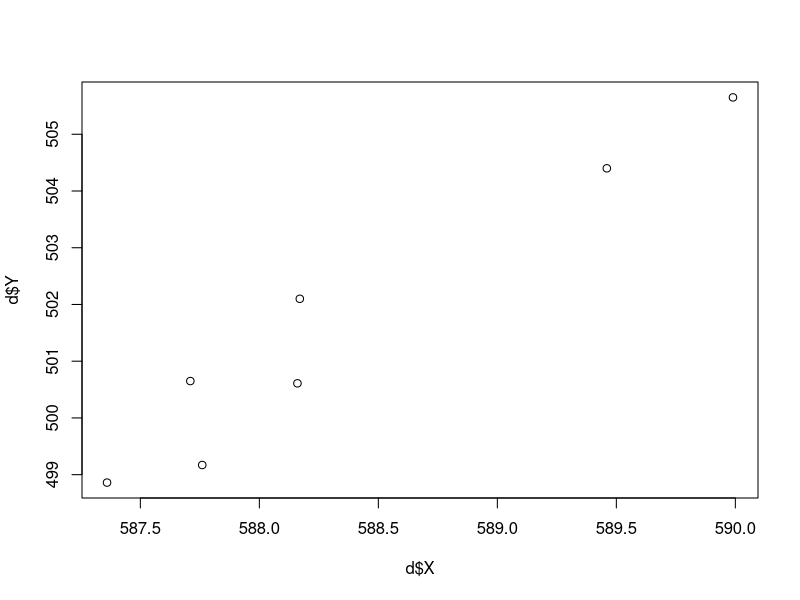

Write the R code that produced this figure.
## load data ##
d <- read.csv('data/wpt_movement.csv')

plot(d$X, d$Y)

# calculate mean x and mean y
mean(d$X)
mean(d$Y)

# generate random numbers #
rand <- rnorm(100, mean = 2, sd = 0.5)

